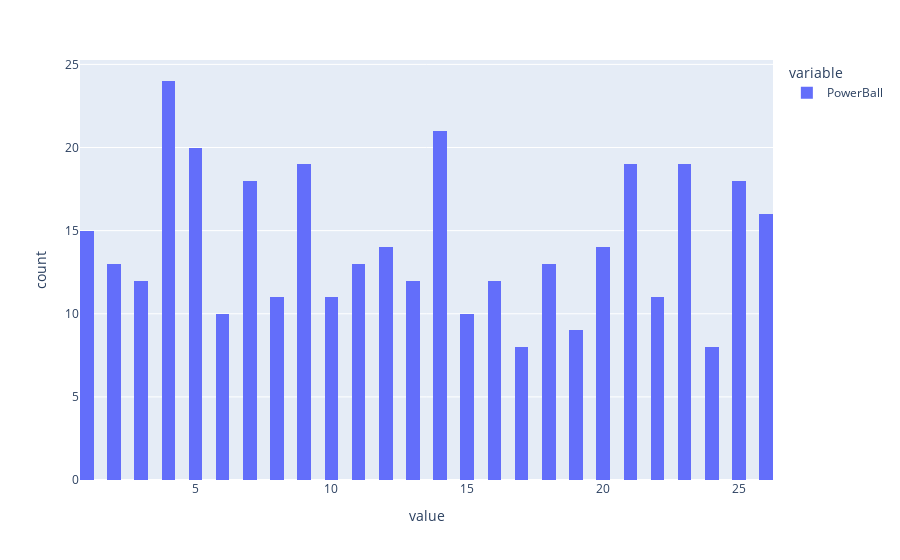

This figure's notebook cell:
### Code cell
px.histogram(data[['PowerBall']].astype(int), nbins = 100)

### Figure 1 — Plotly figure (JSON) as saved in the notebook; plotly's stock layout.template omitted (floating-point values rounded to 4 significant figures; data arrays with more than 128 entries replaced by an {"elided": "..."} marker saying what was removed)
{"data": [{"alignmentgroup": "True", "bingroup": "x", "hovertemplate": "variable=PowerBall<br>value=%{x}<br>count=%{y}<extra></extra>", "legendgroup": "PowerBall", "marker": {"color": "#636efa", "pattern": {"shape": ""}}, "name": "PowerBall", "nbinsx": 100, "offsetgroup": "PowerBall", "orientation": "v", "showlegend": true, "type": "histogram", "x": {"elided": "370 int values"}, "xaxis": "x", "yaxis": "y"}], "layout": {"barmode": "relative", "legend": {"title": {"text": "variable"}, "tracegroupgap": 0}, "margin": {"t": 60}, "xaxis": {"anchor": "y", "domain": [0, 1], "title": {"text": "value"}}, "yaxis": {"anchor": "x", "domain": [0, 1], "title": {"text": "count"}}}}
